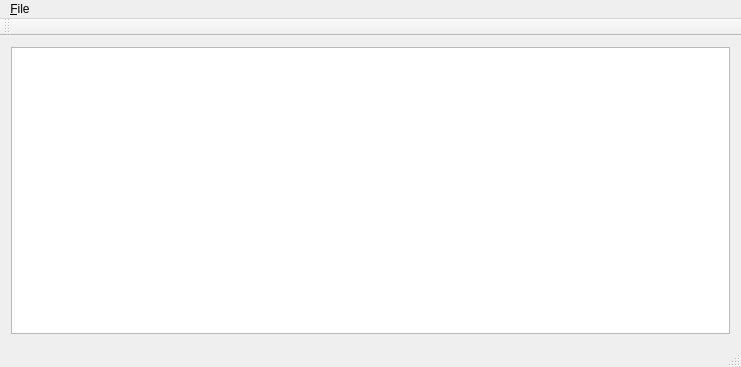
<?xml version="1.0" encoding="UTF-8"?>
<ui version="4.0">
 <class>MainWindow</class>
 <widget class="QMainWindow" name="MainWindow">
  <property name="geometry">
   <rect>
    <x>0</x>
    <y>0</y>
    <width>741</width>
    <height>367</height>
   </rect>
  </property>
  <property name="windowTitle">
   <string>MainWindow</string>
  </property>
  <widget class="QWidget" name="centralWidget">
   <layout class="QGridLayout" name="gridLayout">
    <item row="0" column="0">
     <widget class="QTableWidget" name="tableWidget"/>
    </item>
   </layout>
  </widget>
  <widget class="QMenuBar" name="menuBar">
   <property name="geometry">
    <rect>
     <x>0</x>
     <y>0</y>
     <width>741</width>
     <height>21</height>
    </rect>
   </property>
   <widget class="QMenu" name="menu_File">
    <property name="title">
     <string>&amp;File</string>
    </property>
    <addaction name="action_Add_new"/>
    <addaction name="separator"/>
    <addaction name="action_Quit"/>
   </widget>
   <addaction name="menu_File"/>
  </widget>
  <widget class="QToolBar" name="mainToolBar">
   <attribute name="toolBarArea">
    <enum>TopToolBarArea</enum>
   </attribute>
   <attribute name="toolBarBreak">
    <bool>false</bool>
   </attribute>
  </widget>
  <widget class="QStatusBar" name="statusBar"/>
  <action name="action_Add_new">
   <property name="text">
    <string>&amp;Add new</string>
   </property>
  </action>
  <action name="action_Quit">
   <property name="text">
    <string>&amp;Quit</string>
   </property>
  </action>
 </widget>
 <layoutdefault spacing="6" margin="11"/>
 <resources/>
 <connections/>
</ui>
